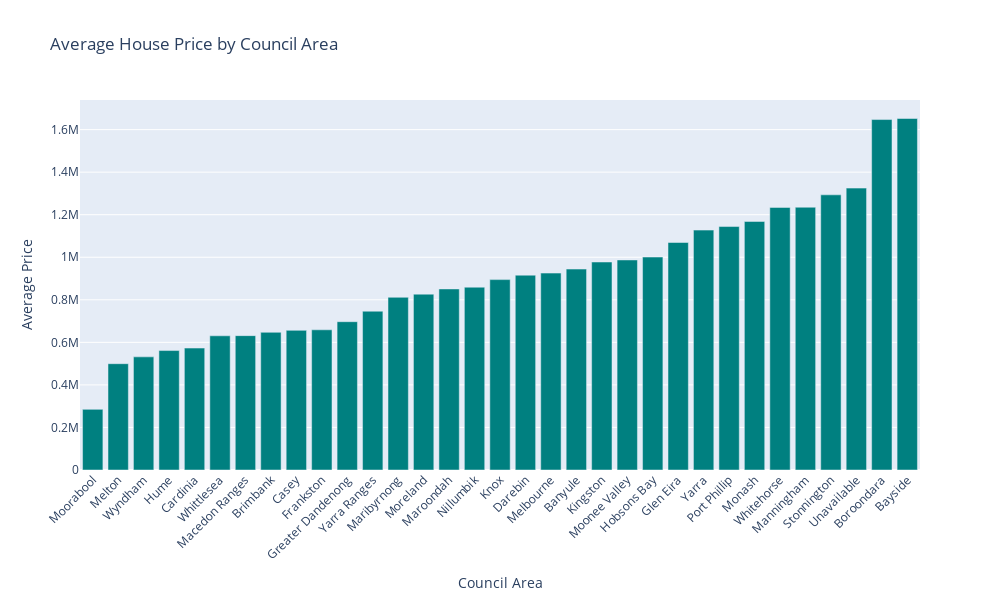

The notebook cell saved with this chart:
### Code cell
%matplotlib inline

# Create the bar chart
fig = go.Figure(
    data=[
        go.Bar(
            x=Council_vs_price['CouncilArea'],
            y=Council_vs_price['Price'],
            marker_color='teal'
        )
    ]
)

# Customize layout
fig.update_layout(
    title='Average House Price by Council Area',
    xaxis_title='Council Area',
    yaxis_title='Average Price',
    xaxis_tickangle=-45,
    height=600,
    width=1000
)

fig.show()

### Figure 1 — Plotly figure (JSON) as saved in the notebook; plotly's stock layout.template omitted (floating-point values rounded to 4 significant figures)
{"data": [{"marker": {"color": "teal"}, "type": "bar", "x": ["Moorabool", "Melton", "Wyndham", "Hume", "Cardinia", "Whittlesea", "Macedon Ranges", "Brimbank", "Casey", "Frankston", "Greater Dandenong", "Yarra Ranges", "Maribyrnong", "Moreland", "Maroondah", "Nillumbik", "Knox", "Darebin", "Melbourne", "Banyule", "Kingston", "Moonee Valley", "Hobsons Bay", "Glen Eira", "Yarra", "Port Phillip", "Monash", "Whitehorse", "Manningham", "Stonnington", "Unavailable", "Boroondara", "Bayside"], "y": [285000, 499600.0, 531800.0, 561400.0, 573125, 630800.0, 631600.0, 647200.0, 656400.0, 659000.0, 697100.0, 746400.0, 811700.0, 826600.0, 851025, 859300.0, 894900.0, 915800.0, 925500.0, 944400.0, 977600.0, 987300.0, 1001000.0, 1069000.0, 1128000.0, 1144000.0, 1168000.0, 1234000.0, 1235000.0, 1293000.0, 1325000, 1647000.0, 1652000.0]}], "layout": {"height": 600, "title": {"text": "Average House Price by Council Area"}, "width": 1000, "xaxis": {"tickangle": -45, "title": {"text": "Council Area"}}, "yaxis": {"title": {"text": "Average Price"}}}}
